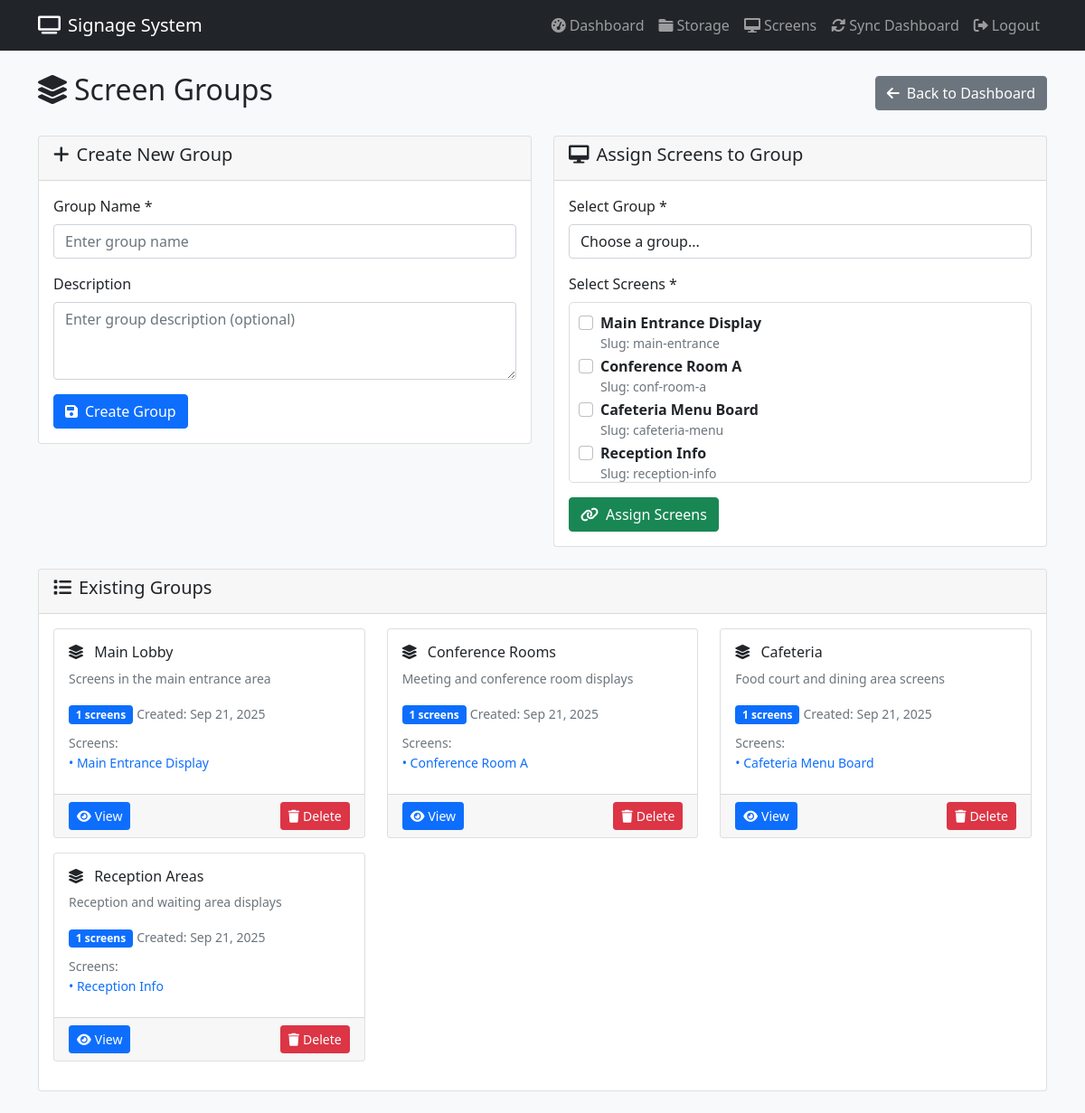
/groups.php (signed in), run on the app's committed database.
### tables this page shows
CREATE TABLE `screens` (
    `id` int(11) NOT NULL AUTO_INCREMENT,
    `name` varchar(100) NOT NULL,
    `slug` varchar(100) NOT NULL UNIQUE,
    `passcode` varchar(10) DEFAULT NULL,
    `description` text DEFAULT NULL,
    `resolution` varchar(20) DEFAULT '1920x1080',
    `orientation` enum('landscape', 'portrait') DEFAULT 'landscape',
    `status` enum('active', 'inactive', 'maintenance') DEFAULT 'active',
    `location` varchar(255) DEFAULT NULL,
    `last_sync` timestamp NULL DEFAULT NULL,
    `created_at` timestamp NULL DEFAULT CURRENT_TIMESTAMP,
    `updated_at` timestamp NULL DEFAULT CURRENT_TIMESTAMP ON UPDATE CURRENT_TIMESTAMP,
    PRIMARY KEY (`id`),
    UNIQUE KEY `unique_slug` (`slug`),
    INDEX `idx_status` (`status`),
    INDEX `idx_name` (`name`)
);

CREATE TABLE `groups` (
    `id` int(11) NOT NULL AUTO_INCREMENT,
    `name` varchar(100) NOT NULL,
    `description` text DEFAULT NULL,
    `color` varchar(7) DEFAULT '#007bff' COMMENT 'Hex color code for UI',
    `status` enum('active', 'inactive') DEFAULT 'active',
    `created_by` int(11) DEFAULT NULL,
    `created_at` timestamp NULL DEFAULT CURRENT_TIMESTAMP,
    `updated_at` timestamp NULL DEFAULT CURRENT_TIMESTAMP ON UPDATE CURRENT_TIMESTAMP,
    PRIMARY KEY (`id`),
    INDEX `idx_name` (`name`),
    INDEX `idx_status` (`status`),
    FOREIGN KEY (`created_by`) REFERENCES `users` (`id`) ON DELETE SET NULL
);

### includes/functions.php (called while the page is built, shortened)
<?php
require_once 'config/database.php';
function isLoggedIn() {
    return isset($_SESSION['user_id']);
}
function getAllScreens() {
    global $pdo;
    $stmt = $pdo->query("SELECT * FROM screens ORDER BY created_at DESC");
    return $stmt->fetchAll();
}
function getAllGroups() {
    global $pdo;
    $stmt = $pdo->query("SELECT * FROM `groups` ORDER BY created_at DESC");
    return $stmt->fetchAll();
}
function getScreensByGroup($groupId) {
    global $pdo;
    $stmt = $pdo->prepare("
        SELECT s.* FROM screens s
        INNER JOIN screen_groups gs ON s.id = gs.screen_id
        WHERE gs.group_id = ?
        ORDER BY s.name
    ");
    $stmt->execute([$groupId]);
    return $stmt->fetchAll();
}
?>

### groups.php (the view, shortened to what this page needs)
<?php
require_once 'includes/functions.php';
$groups = getAllGroups();
$screens = getAllScreens();
include 'includes/header.php';
?>
<div class="container">
    <div class="row">
        <div class="col-12">
            <div class="d-flex justify-content-between align-items-center mb-4">
                <h2><i class="fas fa-layer-group me-2"></i>Screen Groups</h2>
                <a href="dashboard.php" class="btn btn-secondary">
                    <i class="fas fa-arrow-left me-2"></i>Back to Dashboard
                </a>
            </div>
            <div class="row">
                <div class="col-md-6">
                    <div class="card">
                        <div class="card-header">
                            <h5><i class="fas fa-plus me-2"></i>Create New Group</h5>
                        </div>
                        <div class="card-body">
                            <form method="POST">
                                <div class="mb-3">
                                    <label for="group_name" class="form-label">Group Name *</label>
                                    <input type="text" class="form-control" id="group_name" name="group_name"
                                           placeholder="Enter group name" required>
                                </div>
                                <div class="mb-3">
                                    <label for="group_description" class="form-label">Description</label>
                                    <textarea class="form-control" id="group_description" name="group_description"
                                              rows="3" placeholder="Enter group description (optional)"></textarea>
                                </div>
                                <button type="submit" name="create_group" class="btn btn-primary">
                                    <i class="fas fa-save me-2"></i>Create Group
                                </button>
                            </form>
                        </div>
                    </div>
                </div>
                <div class="col-md-6">
                    <div class="card">
                        <div class="card-header">
                            <h5><i class="fas fa-desktop me-2"></i>Assign Screens to Group</h5>
                        </div>
                        <div class="card-body">
                            <?php if (empty($groups)): ?>
                                <p class="text-muted">No groups available. Create a group first.</p>
                            <?php elseif (empty($screens)): ?>
                                <p class="text-muted">No screens available. Create screens first.</p>
                            <?php else: ?>
                                <form method="POST">
                                    <div class="mb-3">
                                        <label for="group_id" class="form-label">Select Group *</label>
                                        <select class="form-control" id="group_id" name="group_id" required>
                                            <option value="">Choose a group...</option>
                                        </select>
                                    </div>
                                    <div class="mb-3">
                                        <label class="form-label">Select Screens *</label>
                                        <div style="max-height: 200px; overflow-y: auto; border: 1px solid #ddd; padding: 10px; border-radius: 5px;">
                                            <?php foreach ($screens as $screen): ?>
                                                <div class="form-check">
                                                    <input type="checkbox" class="form-check-input"
                                                           name="screens[]" value="<?php echo $screen['id']; ?>"
                                                           id="screen_<?php echo $screen['id']; ?>">
                                                    <label class="form-check-label" for="screen_<?php echo $screen['id']; ?>">
                                                        <strong><?php echo htmlspecialchars($screen['name']); ?></strong>
                                                        <small class="text-muted d-block">Slug: <?php echo $screen['slug']; ?></small>
                                                    </label>
                                                </div>
                                            <?php endforeach; ?>
                                        </div>
                                    </div>
                                    <button type="submit" name="assign_screens" class="btn btn-success">
                                        <i class="fas fa-link me-2"></i>Assign Screens
                                    </button>
                                </form>
                            <?php endif; ?>
                        </div>
                    </div>
                </div>
            </div>
            <div class="row mt-4">
                <div class="col-12">
                    <div class="card">
                        <div class="card-header">
                            <h5><i class="fas fa-list me-2"></i>Existing Groups</h5>
                        </div>
                        <div class="card-body">
                            <?php if (empty($groups)): ?>
                                <div class="text-center py-4">
                                    <i class="fas fa-layer-group fa-3x text-muted mb-3"></i>
                                    <h5 class="text-muted">No Groups Found</h5>
                                    <p class="text-muted">Create your first group using the form above.</p>
                                </div>
                            <?php else: ?>
                                <div class="row">
                                    <?php foreach ($groups as $group): ?>
                                        <?php
                                        $groupScreens = getScreensByGroup($group['id']);
                                        ?>
                                        <div class="col-md-6 col-lg-4 mb-3">
                                            <div class="card h-100">
                                                <div class="card-body">
                                                    <h6 class="card-title">
                                                        <i class="fas fa-layer-group me-2"></i>
                                                        <?php echo htmlspecialchars($group['name']); ?>
                                                    </h6>
                                                    <?php if (!empty($group['description'])): ?>
                                                        <p class="card-text text-muted small">
                                                            <?php echo htmlspecialchars($group['description']); ?>
                                                        </p>
                                                    <?php endif; ?>
                                                    <div class="mb-2">
                                                        <span class="badge bg-primary">
                                                            <?php echo count($groupScreens); ?> screens
                                                        </span>
                                                        <small class="text-muted">
                                                            Created: <?php echo date('M j, Y', strtotime($group['created_at'])); ?>
                                                        </small>
                                                    </div>
                                                    <?php if (!empty($groupScreens)): ?>
                                                        <div class="mb-2">
                                                            <small class="text-muted">Screens:</small>
                                                            <?php foreach ($groupScreens as $screen): ?>
                                                                <div class="small text-primary">
                                                                    • <?php echo htmlspecialchars($screen['name']); ?>
                                                                </div>
                                                            <?php endforeach; ?>
                                                        </div>
                                                    <?php endif; ?>
                                                </div>
                                                <div class="card-footer">
                                                    <div class="d-flex justify-content-between">
                                                        <a href="view_group.php?id=<?php echo $group['id']; ?>"
                                                           class="btn btn-sm btn-primary">
                                                            <i class="fas fa-eye me-1"></i>View
                                                        </a>
                                                        <form method="POST" class="d-inline"
                                                              onsubmit="return confirm('Are you sure you want to delete this group?');">
                                                            <button type="submit" name="delete_group" class="btn btn-sm btn-danger">
                                                                <i class="fas fa-trash me-1"></i>Delete
                                                            </button>
                                                        </form>
                                                    </div>
                                                </div>
                                            </div>
                                        </div>
                                    <?php endforeach; ?>
                                </div>
                            <?php endif; ?>
                        </div>
                    </div>
                </div>
            </div>
        </div>
    </div>
</div>
<?php include 'includes/footer.php'; ?>

### includes/header.php (shortened to what this page needs)
<!DOCTYPE html>
<html lang="en">
<head>
    <link href="https://cdn.jsdelivr.net/npm/bootstrap@5.1.3/dist/css/bootstrap.min.css" rel="stylesheet">
    <link href="https://cdnjs.cloudflare.com/ajax/libs/font-awesome/6.0.0/css/all.min.css" rel="stylesheet">
    <link href="assets/css/style.css" rel="stylesheet">
</head>
<body>
    <?php if (isLoggedIn()): ?>
    <nav class="navbar navbar-expand-lg navbar-dark bg-dark">
        <div class="container">
            <a class="navbar-brand" href="dashboard.php">
                <i class="fas fa-tv me-2"></i>Signage System
            </a>
            <div class="navbar-nav ms-auto">
                <a class="nav-link" href="dashboard.php">
                    <i class="fas fa-tachometer-alt me-1"></i>Dashboard
                </a>
                <a class="nav-link" href="storage.php">
                    <i class="fas fa-folder me-1"></i>Storage
                </a>
                <a class="nav-link" href="screens.php">
                    <i class="fas fa-desktop me-1"></i>Screens
                </a>
                <a class="nav-link" href="sync_dashboard.php">
                    <i class="fas fa-sync-alt me-1"></i>Sync Dashboard
                </a>
                <a class="nav-link" href="logout.php">
                    <i class="fas fa-sign-out-alt me-1"></i>Logout
                </a>
            </div>
        </div>
    </nav>
    <?php endif; ?>
    <main class="<?php echo isLoggedIn() ? 'py-4' : ''; ?>">

### includes/footer.php (shortened to what this page needs)
    </main>
</body>
</html>

### assets/css/style.css (style rules this page uses)
body { background-color: #f8f9fa; }

### data on the page
screens: name "Main Entrance Display", slug "main-entrance"
screens: name "Conference Room A", slug "conf-room-a"
screens: name "Cafeteria Menu Board", slug "cafeteria-menu"
screens: name "Reception Info", slug "reception-info"
groups: name "Main Lobby", description "Screens in the main entrance area", count($groupScreens) "1", created_at "Sep 21, 2025"
groups: name "Conference Rooms", description "Meeting and conference room displays", count($groupScreens) "1", created_at "Sep 21, 2025"
groups: name "Cafeteria", description "Food court and dining area screens", count($groupScreens) "1", created_at "Sep 21, 2025"
groups: name "Reception Areas", description "Reception and waiting area displays", count($groupScreens) "1", created_at "Sep 21, 2025"
